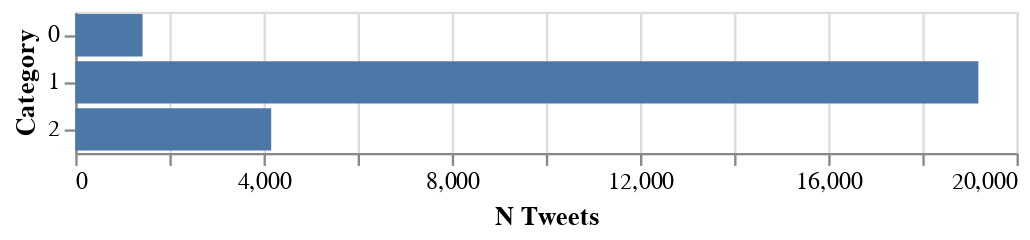

The code cell stored with this chart in its notebook:
### Code cell
alt.Chart(data_df.label.value_counts().reset_index()).mark_bar(filled=True).encode(
    alt.X('label:Q', title='N Tweets'),
    alt.Y('index:N', title='Category')
)

### Figure 1 — Vega-Lite specification as saved in the notebook (floating-point values rounded to 4 significant figures)
{"config": {"view": {"continuousWidth": 400, "continuousHeight": 300}}, "data": {"name": "data-7d5f75d667a6984fcf9ebe3001bdf3f8"}, "mark": {"type": "bar", "filled": true}, "encoding": {"x": {"field": "label", "title": "N Tweets", "type": "quantitative"}, "y": {"field": "index", "title": "Category", "type": "nominal"}}, "$schema": "https://vega.github.io/schema/vega-lite/v4.17.0.json", "datasets": {"data-7d5f75d667a6984fcf9ebe3001bdf3f8": [{"index": 1, "label": 19190}, {"index": 2, "label": 4163}, {"index": 0, "label": 1430}]}}
